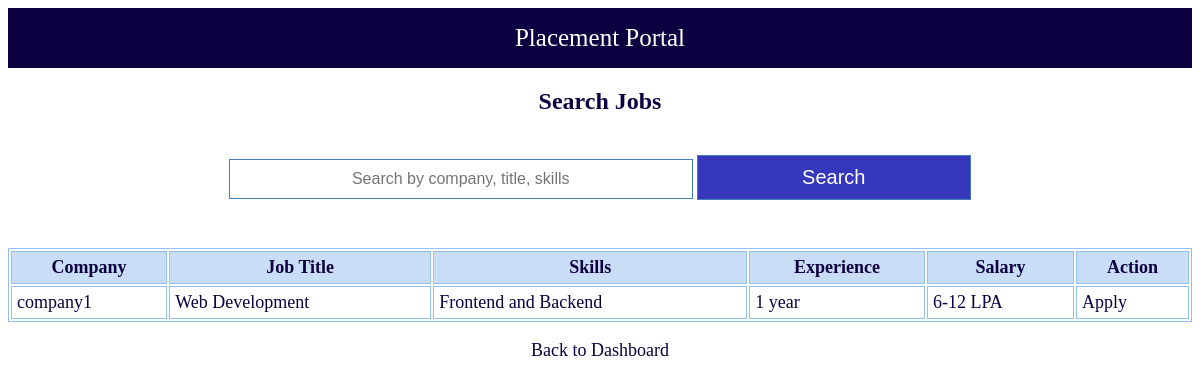
The page /student/search (signed in) on the database as committed earlier.
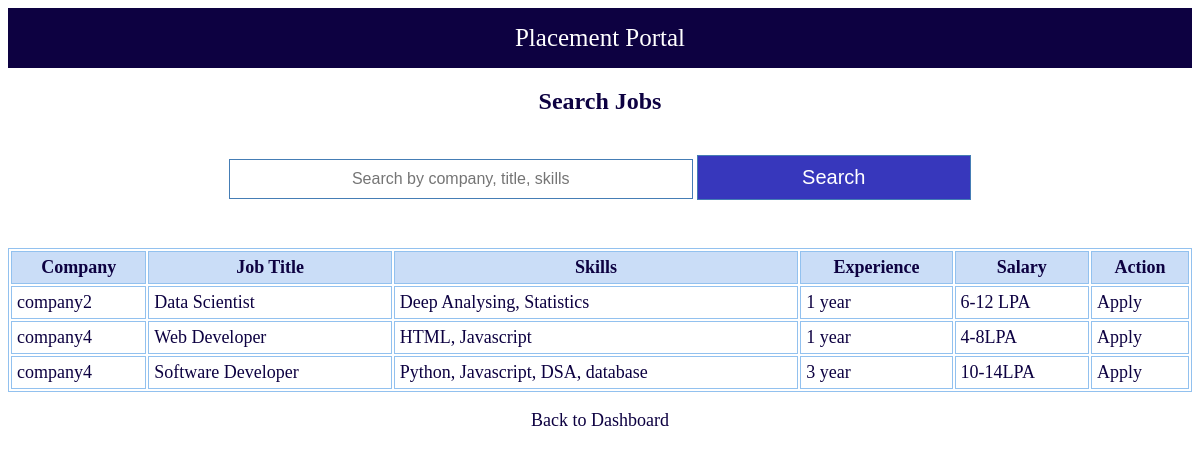
The same page on the database as committed later.
### tables this page shows
CREATE TABLE drives(
        id INTEGER PRIMARY KEY AUTOINCREMENT,
        company_id INTEGER,
        job_title TEXT,
        skills TEXT,
        experience TEXT,
        salary TEXT,
        status TEXT DEFAULT 'pending',
        FOREIGN KEY(company_id) REFERENCES companies(id)
    );

CREATE TABLE companies(
        id INTEGER PRIMARY KEY AUTOINCREMENT,
        name TEXT NOT NULL,
        email TEXT NOT NULL,
        password TEXT NOT NULL,
        website TEXT,
        hr_contact TEXT,
        status TEXT NOT NULL DEFAULT 'pending'
    );

### app.py (the view)
@app.route("/student/search")
def student_search():
    if "student" not in session:
        return redirect("/")
    query = request.args.get("q", "").strip()
    db = get_db()
    if query:
        drives = db.execute("""
        SELECT drives.*, companies.name as company
        FROM drives
        JOIN companies ON drives.company_id = companies.id
        WHERE drives.status='approved'
        AND companies.status != 'blacklisted'
        AND (
            companies.name LIKE ? OR
            drives.job_title LIKE ? OR
            drives.skills LIKE ?
        )
        """, ('%'+query+'%', '%'+query+'%', '%'+query+'%')).fetchall()
    else:
        drives = db.execute("""
        SELECT drives.*, companies.name as company
        FROM drives
        JOIN companies ON drives.company_id = companies.id
        WHERE drives.status='approved'
        """).fetchall()
    return render_template("student/search.html",
                           drives=drives,
                           query=query)

### database.py (called while the page is built)
def get_db():
    conn = sqlite3.connect("placement.db")
    conn.row_factory = sqlite3.Row
    return conn

### templates/student/search.html
{% extends "base.html" %}
{% block content %}
<h2>Search Jobs</h2>
<form method="GET" action="/student/search" align="center">
    <input class="search" name="q" placeholder="Search by company, title, skills" value="{{ query or '' }}">
    <button class="admin-dash login submit">Search</button>
</form>
<br>
<table class="table-border">
    <tr>
        <th>Company</th>
        <th>Job Title</th>
        <th>Skills</th>
        <th>Experience</th>
        <th>Salary</th>
        <th>Action</th>
    </tr>
    {% for d in drives %}
    <tr>
        <td>{{ d.company }}</td>
        <td>{{ d.job_title }}</td>
        <td>{{ d.skills }}</td>
        <td>{{ d.experience }}</td>
        <td>{{ d.salary }}</td>
        <td>
            <a href="/apply/{{ d.id }}">Apply</a>
        </td>
    </tr>
    {% else %}
    <tr>
        <td colspan="6">No jobs found</td>
    </tr>
    {% endfor %}
</table>
<br>
<div align="center">
    <a href="/student/dashboard">Back to Dashboard</a>
</div>
{% endblock %}

Rows that differ between the two databases and show on the page:
no longer on this page (row edited): drives: company "company1", job_title "Web Development", skills "Frontend and Backend", experience "1 year", salary "6-12 LPA"
added drives: company "company2", job_title "Data Scientist", skills "Deep Analysing, Statistics", experience "1 year", salary "6-12 LPA"
added drives: company "company4", job_title "Web Developer", skills "HTML, Javascript", experience "1 year", salary "4-8LPA"
added drives: company "company4", job_title "Software Developer", skills "Python, Javascript, DSA, database", experience "3 year", salary "10-14LPA"
